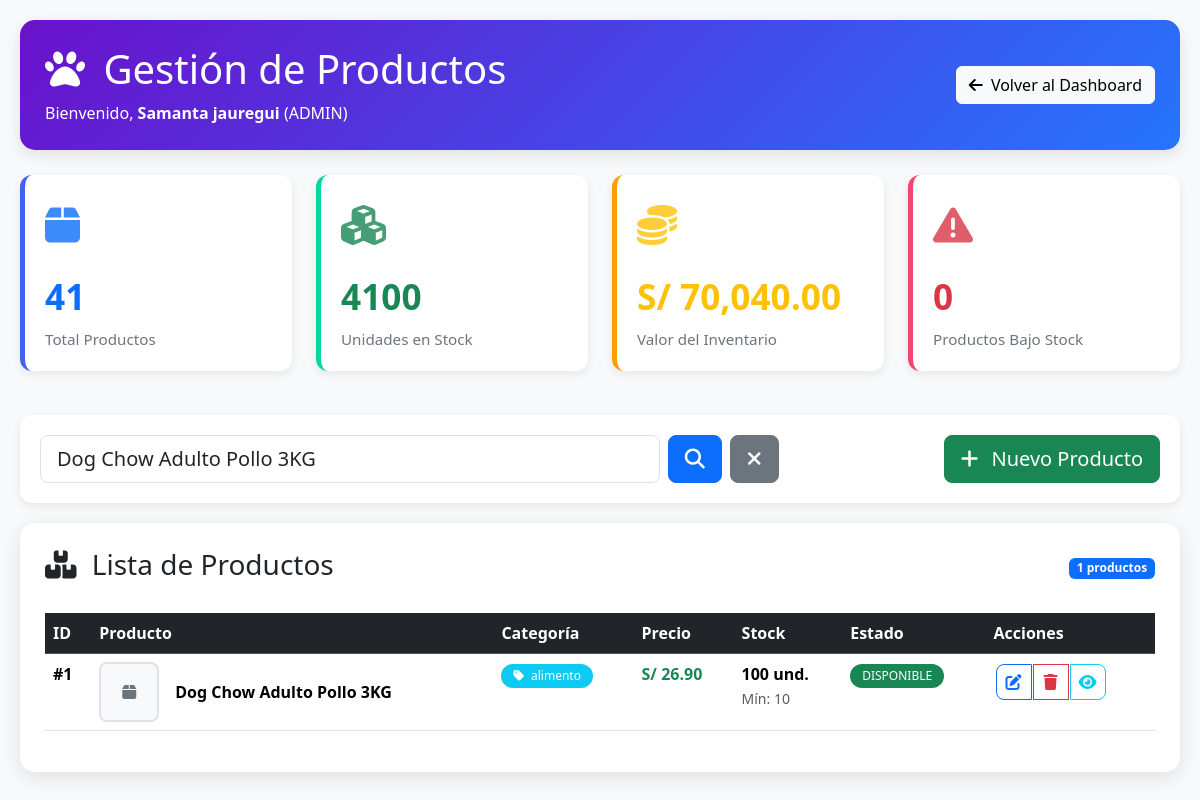
Page /dashboard/productos.php?busqueda=Dog Chow Adulto Pollo 3KG (signed in) on the committed database.
### tables this page shows
CREATE TABLE `productos` (
  `id` int(11) NOT NULL,
  `nombre` varchar(100) NOT NULL,
  `categoria` varchar(80) DEFAULT NULL,
  `descripcion` text DEFAULT NULL,
  `precio` decimal(10,2) NOT NULL,
  `imagen` varchar(255) NOT NULL,
  `stock_quantity` int(11) NOT NULL DEFAULT 0,
  `stock_minimo` int(11) DEFAULT 10,
  `costo` decimal(10,2) DEFAULT 0.00,
  `fecha_actualizacion` timestamp NOT NULL DEFAULT current_timestamp() ON UPDATE current_timestamp()
);

### dashboard/productos.php (the view, shortened to what this page needs)
<?php
$conn = new mysqli(DB_HOST, DB_USER, DB_PASS, DB_NAME);
$busqueda = $_GET['busqueda'] ?? '';
$sql = "SELECT * FROM productos";
if (!empty($busqueda)) {
    $sql .= " WHERE nombre LIKE '%" . $conn->real_escape_string($busqueda) . "%'
              OR categoria LIKE '%" . $conn->real_escape_string($busqueda) . "%'";
}
$sql .= " ORDER BY id DESC LIMIT 100";
$result = $conn->query($sql);
$sql_stats = "SELECT
    COUNT(*) as total,
    SUM(stock_quantity) as total_stock,
    SUM(precio * stock_quantity) as valor_total,
    SUM(CASE WHEN stock_quantity <= stock_minimo THEN 1 ELSE 0 END) as bajo_stock
    FROM productos";
$stats_result = $conn->query($sql_stats);
$stats = $stats_result ? $stats_result->fetch_assoc() : [
    'total' => 0,
    'total_stock' => 0,
    'valor_total' => 0,
    'bajo_stock' => 0
];
?>
<!DOCTYPE html>
<html lang="es">
<head>
    <link href="https://cdn.jsdelivr.net/npm/bootstrap@5.3.2/dist/css/bootstrap.min.css" rel="stylesheet">
    <link rel="stylesheet" href="https://cdnjs.cloudflare.com/ajax/libs/font-awesome/6.4.0/css/all.min.css">
</head>
<body>
    <div class="header">
        <div class="d-flex justify-content-between align-items-center">
            <div>
                <h1><i class="fas fa-paw me-2"></i> Gestión de Productos</h1>
                <p class="mb-0">Bienvenido, <strong><?php echo $_SESSION['user_name'] ?? 'Usuario'; ?></strong>
                (<?php echo $_SESSION['user_role'] ?? 'VENDEDOR'; ?>)</p>
            </div>
            <div>
                <a href="index.php" class="btn btn-light">
                    <i class="fas fa-arrow-left me-1"></i> Volver al Dashboard
                </a>
            </div>
        </div>
    </div>
    <div class="row mb-4">
        <div class="col-md-3">
            <div class="stat-card" style="border-left-color: #4361ee;">
                <div class="stat-icon text-primary">
                    <i class="fas fa-box"></i>
                </div>
                <div class="stat-value text-primary">
                    <?php echo $stats['total']; ?>
                </div>
                <div class="stat-label">Total Productos</div>
            </div>
        </div>
        <div class="col-md-3">
            <div class="stat-card" style="border-left-color: #06d6a0;">
                <div class="stat-icon text-success">
                    <i class="fas fa-cubes"></i>
                </div>
                <div class="stat-value text-success">
                    <?php echo $stats['total_stock']; ?>
                </div>
                <div class="stat-label">Unidades en Stock</div>
            </div>
        </div>
        <div class="col-md-3">
            <div class="stat-card" style="border-left-color: #ff9e00;">
                <div class="stat-icon text-warning">
                    <i class="fas fa-coins"></i>
                </div>
                <div class="stat-value text-warning">
                    S/ <?php echo number_format($stats['valor_total'], 2); ?>
                </div>
                <div class="stat-label">Valor del Inventario</div>
            </div>
        </div>
        <div class="col-md-3">
            <div class="stat-card" style="border-left-color: #ef476f;">
                <div class="stat-icon text-danger">
                    <i class="fas fa-exclamation-triangle"></i>
                </div>
                <div class="stat-value text-danger">
                    <?php echo $stats['bajo_stock']; ?>
                </div>
                <div class="stat-label">Productos Bajo Stock</div>
            </div>
        </div>
    </div>
    <div class="search-box">
        <div class="row align-items-center">
            <div class="col-md-8">
                <form method="GET" class="d-flex gap-2">
                    <input type="text" class="form-control form-control-lg"
                           name="busqueda"
                           value="<?php echo htmlspecialchars($busqueda); ?>"
                           placeholder="Buscar productos por nombre o categoría...">
                    <button type="submit" class="btn btn-primary btn-lg">
                        <i class="fas fa-search"></i>
                    </button>
                    <?php if(!empty($busqueda)): ?>
                    <a href="dashboard_productos.php" class="btn btn-secondary btn-lg">
                        <i class="fas fa-times"></i>
                    </a>
                    <?php endif; ?>
                </form>
            </div>
            <div class="col-md-4 text-end">
                <button class="btn btn-success btn-lg" data-bs-toggle="modal" data-bs-target="#modalAgregar">
                    <i class="fas fa-plus me-2"></i> Nuevo Producto
                </button>
            </div>
        </div>
    </div>
    <div class="main-container">
        <div class="d-flex justify-content-between align-items-center mb-4">
            <h3><i class="fas fa-boxes me-2"></i> Lista de Productos</h3>
            <span class="badge bg-primary"><?php echo $result->num_rows; ?> productos</span>
        </div>
        <?php if($result->num_rows > 0): ?>
        <div class="table-responsive">
            <table class="table table-hover">
                <thead class="table-dark">
                    <tr>
                        <th>ID</th>
                        <th>Producto</th>
                        <th>Categoría</th>
                        <th>Precio</th>
                        <th>Stock</th>
                        <th>Estado</th>
                        <th>Acciones</th>
                    </tr>
                </thead>
                <tbody>
                    <?php while($producto = $result->fetch_assoc()):
                        $estado = '';
                        $badge_class = '';
                        if ($producto['stock_quantity'] == 0) {
                            $estado = 'AGOTADO';
                            $badge_class = 'bg-danger';
                        } elseif ($producto['stock_quantity'] <= $producto['stock_minimo']) {
                            $estado = 'BAJO STOCK';
                            $badge_class = 'bg-warning text-dark';
                        } else {
                            $estado = 'DISPONIBLE';
                            $badge_class = 'bg-success';
                        }
                    ?>
                    <tr>
                        <td><strong>#<?php echo $producto['id']; ?></strong></td>
                        <td>
                            <div class="d-flex align-items-center">
                                <?php if(!empty($producto['imagen']) && file_exists('../imagenes/' . $producto['imagen'])): ?>
                                <img src="../imagenes/<?php echo $producto['imagen']; ?>"
                                     class="product-img me-3">
                                <?php else: ?>
                                <div class="product-img me-3 bg-light d-flex align-items-center justify-content-center">
                                    <i class="fas fa-box text-secondary"></i>
                                </div>
                                <?php endif; ?>
                                <div>
                                    <strong><?php echo htmlspecialchars($producto['nombre']); ?></strong>
                                </div>
                            </div>
                        </td>
                        <td>
                            <span class="badge bg-info badge-custom">
                                <i class="fas fa-tag me-1"></i>
                                <?php echo $producto['categoria']; ?>
                            </span>
                        </td>
                        <td>
                            <span class="fw-bold text-success">
                                S/ <?php echo number_format($producto['precio'], 2); ?>
                            </span>
                        </td>
                        <td>
                            <div class="fw-bold"><?php echo $producto['stock_quantity']; ?> und.</div>
                            <small class="text-muted">Mín: <?php echo $producto['stock_minimo']; ?></small>
                        </td>
                        <td>
                            <span class="badge <?php echo $badge_class; ?> badge-custom">
                                <?php echo $estado; ?>
                            </span>
                        </td>
                        <td>
                            <div class="btn-group">
                                <button class="btn btn-outline-primary btn-action"
                                        onclick="editarProducto(<?php echo $producto['id']; ?>)"
                                        title="Editar">
                                    <i class="fas fa-edit"></i>
                                </button>
                                <?php if($_SESSION['user_role'] === 'ADMIN'): ?>
                                <button class="btn btn-outline-danger btn-action"
                                        onclick="eliminarProducto(<?php echo $producto['id']; ?>, '<?php echo addslashes($producto['nombre']); ?>')"
                                        title="Eliminar">
                                    <i class="fas fa-trash"></i>
                                </button>
                                <?php endif; ?>
                                <button class="btn btn-outline-info btn-action"
                                        onclick="verDetalles(<?php echo $producto['id']; ?>)"
                                        title="Detalles">
                                    <i class="fas fa-eye"></i>
                                </button>
                            </div>
                        </td>
                    </tr>
                    <?php endwhile; ?>
                </tbody>
            </table>
        </div>
        <?php endif; ?>
    </div>
</body>
</html>

### dashboard/productos.php (style rules this page uses)
body { background: #f8f9fa; padding: 20px; font-family: 'Segoe UI', Tahoma, Geneva, Verdana, sans-serif; }
.header { background: linear-gradient(135deg, #6a11cb 0%, #2575fc 100%); color: white; padding: 25px; border-radius: 15px; margin-bottom: 25px; box-shadow: 0 5px 15px rgba(0,0,0,0.1); }
.stat-card { background: white; border-radius: 12px; padding: 20px; margin-bottom: 20px; box-shadow: 0 3px 10px rgba(0,0,0,0.08); transition: transform 0.3s; border-left: 5px solid; }
.stat-icon { font-size: 2.5rem; margin-bottom: 15px; opacity: 0.8; }
.stat-value { font-size: 2.2rem; font-weight: bold; margin-bottom: 5px; }
.stat-label { color: #6c757d; font-size: 0.95rem; }
.main-container { background: white; border-radius: 15px; padding: 25px; box-shadow: 0 5px 20px rgba(0,0,0,0.1); }
.product-img { width: 60px; height: 60px; object-fit: cover; border-radius: 8px; border: 2px solid #dee2e6; }
.btn-action { width: 36px; height: 36px; padding: 0; border-radius: 8px; display: inline-flex; align-items: center; justify-content: center; margin: 2px; }
.badge-custom { padding: 6px 12px; border-radius: 20px; font-weight: 500; }
.search-box { background: white; padding: 20px; border-radius: 12px; margin-bottom: 20px; box-shadow: 0 3px 10px rgba(0,0,0,0.08); }

### rows in the picture
productos: id "1", nombre "Dog Chow Adulto Pollo 3KG", categoria "alimento", precio "26.90", stock_quantity "100", stock_minimo "10", estado "DISPONIBLE"

### other values in the picture
$_SESSION['user_name'] "Samanta jauregui"
$_SESSION['user_role'] "ADMIN"
$stats['total'] "41"
$stats['total_stock'] "4100"
$stats['valor_total'] "70,040.00"
$stats['bajo_stock'] "0"
$result->num_rows "1"
